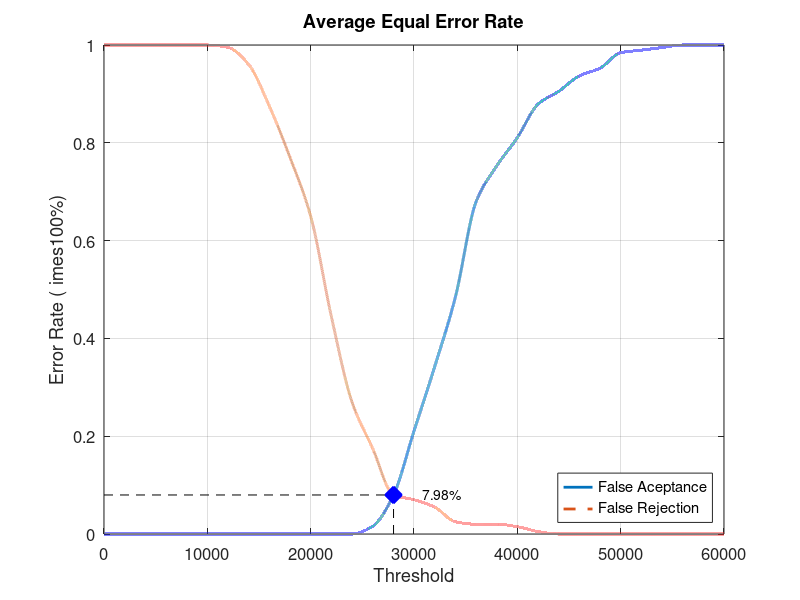
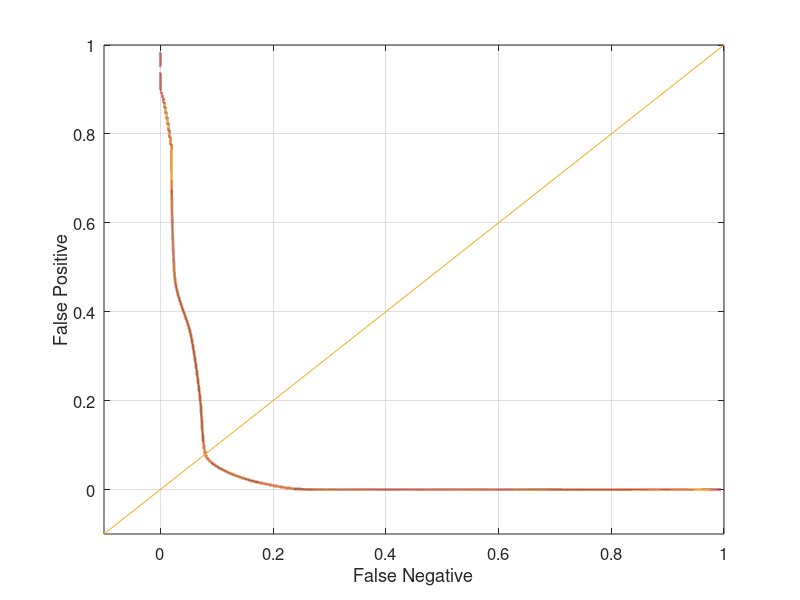

Recreate these plots in MATLAB, in order.
close all;
clear;
clc;
x = 0:2000:60000;
xq = 0:0.5:60000;

y0 = [0 0 0 0 0 0 0 0 0 0 0 0 0 0.0157895 0.0789474 0.210526 0.342105 0.484211 0.678947 0.752632 0.810526 0.878947 0.905263 0.936842 0.952632 0.984211 0.989474 0.994737 1 1 1]
yy0 = interp1(x, y0, xq, 'pchip');
y1 = [1 1 1 1 1 1 0.995 0.96 0.875 0.77 0.65 0.445 0.27 0.175 0.08 0.07 0.055 0.025 0.02 0.02 0.015 0.005 0 0 0 0 0 0 0 0 0]
yy1 = interp1(x, y1, xq, 'pchip');

% Calculating EER: 
y2 = abs(y0 - y1);
find(y2 == min(y2))
yy2 = abs(yy0 - yy1);
xEER = find(yy2 == min(yy2));
xEERIndex = xq(xEER) % X-axis EER
yEER = yy0(xEER) % Y-axis EER

main = figure
plot(xq, yy0,'-','LineWidth', 2);	hold on
plot(xq, yy1,'--','LineWidth', 2);	hold on
plot([xEERIndex xEERIndex], [0 yEER], 'k--');	hold on
plot([0 xEERIndex], [yEER yEER], 'k--');	hold on
plot(xEERIndex, yEER, 'bx', 'LineWidth', 10);	hold on
text(xEERIndex + 10 * xEERIndex / 100, yEER, [num2str(round((10000 * yEER)) / 100) '%'])
legend('False Aceptance', 'False Rejection', 'Location', 'SouthEast')
xlabel('Threshold')
ylabel('Error Rate (	imes100%)')
title('Average Equal Error Rate')
set(gca, 'FontSize', 12)
axis([0 60000 0 1])
grid on

print(main, 'Database3_2Main', '-dpng');
FNRxFPR = figure('Color', [1 1 1]);
plot(yy1, yy0, '-', yy1, yy0, 'LineWidth', 2);
hold on
y = -0.1:0.1:1
plot(y, y); 
set(gca, 'FontSize', 12)
xlabel('False Negative')
ylabel('False Positive')
axis([-0.1 1 -0.1 1])
set(gca, 'FontSize', 12)
grid on

print(FNRxFPR, 'Database3_2FNRxFPR','-dpng');
